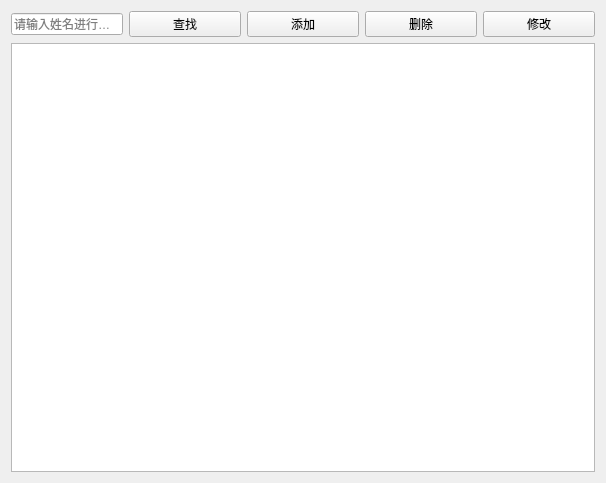
<?xml version="1.0" encoding="UTF-8"?>
<ui version="4.0">
 <class>DoctorView</class>
 <widget class="QWidget" name="DoctorView">
  <property name="geometry">
   <rect>
    <x>0</x>
    <y>0</y>
    <width>606</width>
    <height>483</height>
   </rect>
  </property>
  <property name="windowTitle">
   <string>医生管理</string>
  </property>
  <layout class="QGridLayout" name="gridLayout">
   <item row="0" column="0">
    <layout class="QHBoxLayout" name="horizontalLayout">
     <item>
      <widget class="QLineEdit" name="txtSearch">
       <property name="sizePolicy">
        <sizepolicy hsizetype="Minimum" vsizetype="Fixed">
         <horstretch>0</horstretch>
         <verstretch>0</verstretch>
        </sizepolicy>
       </property>
       <property name="placeholderText">
        <string>请输入姓名进行查找</string>
       </property>
      </widget>
     </item>
     <item>
      <widget class="QPushButton" name="btSearch">
       <property name="text">
        <string>查找</string>
       </property>
       <property name="icon">
        <iconset resource="finallab.qrc">
         <normaloff>:/img/search.png</normaloff>:/img/search.png</iconset>
       </property>
      </widget>
     </item>
     <item>
      <widget class="QPushButton" name="btAdd">
       <property name="text">
        <string>添加</string>
       </property>
       <property name="icon">
        <iconset resource="finallab.qrc">
         <normaloff>:/img/new.png</normaloff>:/img/new.png</iconset>
       </property>
      </widget>
     </item>
     <item>
      <widget class="QPushButton" name="btDelete">
       <property name="text">
        <string>删除</string>
       </property>
       <property name="icon">
        <iconset resource="finallab.qrc">
         <normaloff>:/img/delete.png</normaloff>:/img/delete.png</iconset>
       </property>
      </widget>
     </item>
     <item>
      <widget class="QPushButton" name="btEdit">
       <property name="text">
        <string>修改</string>
       </property>
       <property name="icon">
        <iconset resource="finallab.qrc">
         <normaloff>:/img/edit.png</normaloff>:/img/edit.png</iconset>
       </property>
      </widget>
     </item>
    </layout>
   </item>
   <item row="1" column="0">
    <widget class="QTableView" name="tableView"/>
   </item>
  </layout>
 </widget>
 <resources>
  <include location="finallab.qrc"/>
 </resources>
 <connections/>
</ui>
